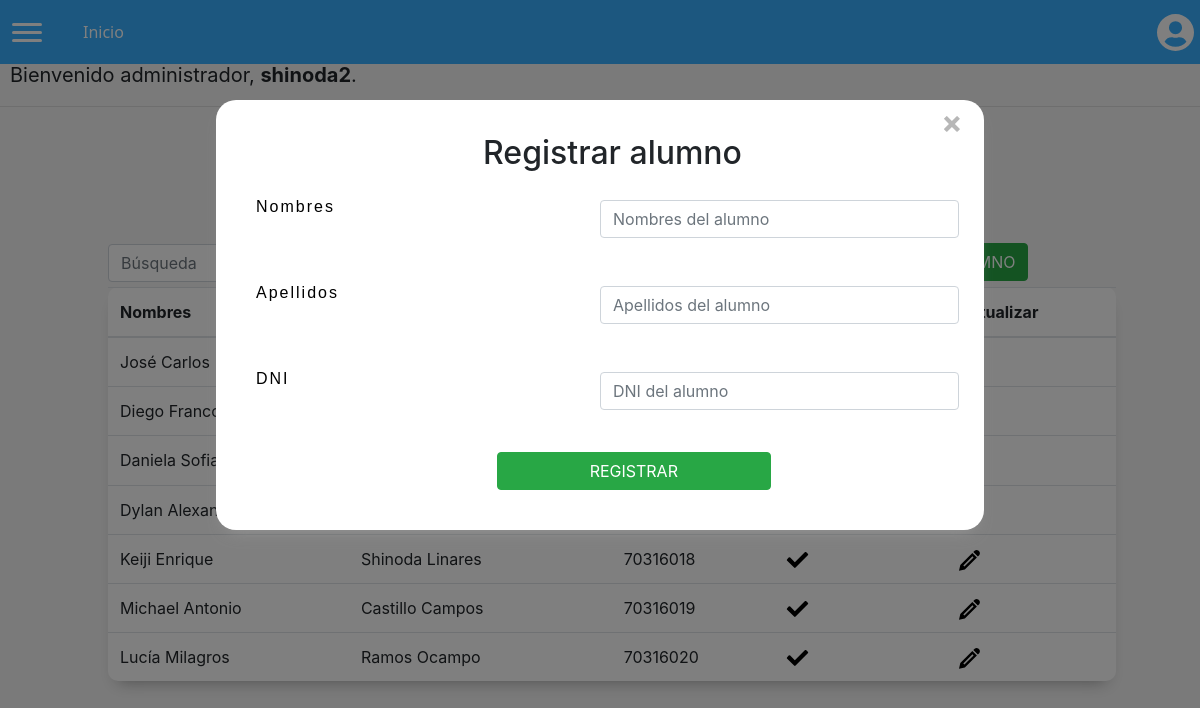
/crearalumno (signed in), run on the app's committed database.
### matricula/models.py (models this page shows)
class User(AbstractUser):
    pass

class Alumno(models.Model):
    nombre = models.CharField(max_length=255)
    apellido = models.CharField(max_length=255)
    dni = models.IntegerField(primary_key=True)
    activo = models.BooleanField(default=1)

### matricula/views.py (the view, shortened to what this page needs)
# urls.py: path('crearalumno', views.crearAlumno, name='crearalumno'),
@login_required(login_url='/login')
def crearAlumno(request):
    return render(request, "matricula/crearalumno.html", {'alumnos': Alumno.objects.all()})

### matricula/templates/matricula/crearalumno.html (shortened to what this page needs)
{% extends "matricula/layout.html" %}
{% block body %}
<div id="Form">
    <h2 id="formTitle">Registrar alumno</h2>
    <form action="{% url 'crearalumno' %}" method="post">
        <div id="registerForm">
            <div class="form-group row">
                <p class="col-sm-6">Nombres</p>
                <input id="txtNombre" autofocus class="form-control col-sm-6" type="text" name="nombre" placeholder="Nombres del alumno" maxlength="25" required>
            </div>
            <div class="form-group row">
                <p class="col-sm-6">Apellidos</p>
                <input id="txtApellido" autofocus class="form-control col-sm-6" type="text" name="apellido" placeholder="Apellidos del alumno" maxlength="25" required>
            </div>
            <div class="form-group row">
                <p class="col-sm-6">DNI</p>
                <input id="txtDNI" autofocus class="form-control col-sm-6" type="number" name="dni" placeholder="DNI del alumno" max="99999999" min="00000001" oninput="javascript: if (this.value.length > this.maxLength) this.value = this.value.slice(0, this.maxLength);"
                maxlength="8" required>
            </div>
        </div>
        <input id="btnShowConfirmation" class="btn btn-success" value="REGISTRAR" onclick="showConfirmation()" style="margin-left: 35%; margin-top: 14px;">
    </form>
</div>
<div style="margin-left: 34%; margin-bottom: 30px;">
    <h1 style="font-size: 40px;">Alumnos registrados</h1>
</div>
<button id="options" class="btn btn-success" onclick="changeWindow()">NUEVO ALUMNO</button>
<div>
    <table id="tabla" class="table">
    <thead>
            <tr>
                <th scope="col">
                    Nombres
                </th>
                <th scope="col">
                </th>
                <th scope="col">
                </th>
                <th scope="col">
                </th>
                <th scope="col">
                    Actualizar
                </th>
            </tr>
        </thead>
        <tbody>
            {% for alumno in alumnos %}
            <tr>
                <td scope="row">
                {{alumno.nombre}}
                </td>
                <td scope="row">
                    {{alumno.apellido}}
                </td>
                <td scope="row">
                    {{alumno.dni}}
                </td>
                <td scope="row">
                </td>
                <td scope="row">
                </td>
            </tr>
            {% endfor %}
        </tbody>
    </table>
</div>
{% endblock %}

### matricula/templates/matricula/layout.html (shortened to what this page needs)
{% load static %}
<!DOCTYPE html>
<html lang="en">
    <head>
        <link rel="stylesheet" href="https://stackpath.bootstrapcdn.com/bootstrap/4.4.1/css/bootstrap.min.css">
        <link href="{% static 'matricula/styles.css' %}" rel="stylesheet">
    </head>
    <body id="bootstrap-overrides">
        <nav>
            <div class="burger" onclick="navSlide()">
                <div class="line1"></div>
                <div class="line2"></div>
                <div class="line3"></div>
            </div>
            <div style="margin-left: 3%;">
                <a href="../" style="color: white; font-family: 'Segoe UI', Tahoma, Geneva, Verdana, sans-serif;">Inicio</a>
            </div>
            <div style="margin-left: 85%; cursor: pointer;" class="dropdown show">
                <a class="btn dropdown-toggle" role="button" id="dropdownMenuLink" data-toggle="dropdown" aria-haspopup="true" aria-expanded="false">
                </a>
                </div>
        </nav>
        <div id="greeting">
            {% if user.is_authenticated %}
                Bienvenido administrador,  <strong>{{ user.username }}</strong>.
            {% else %}
                Por favor,<a class="nav-link" href="{% url 'login'%}" style="display: inline;">Ingrese al sistema</a>
            {% endif %}
        </div>
        <div style="height: 40px;"></div>
        {% block body %}
        {% endblock %}
    </body>
</html>

### matricula/static/matricula/styles.css (style rules this page uses)
body { background-color: whitesmoke; }
p { color: black; text-align: justify; display: flex; width: 90%; letter-spacing: 2px; font-family: 'Cabin', sans-serif; padding: 15px; }
#bootstrap-overrides nav { display: flex; align-items: center; min-height: 8vh; font-family: 'Cabin', sans-serif; background-color: rgb(56, 175, 255); position: fixed; top: 0; width: 100%; }
#bootstrap-overrides .burger { margin-left: 7px; display: flex; z-index: 400; cursor: pointer; }
#bootstrap-overrides .burger div { width: 30px; height: 3px; background-color: rgb(255, 255, 255); margin: 5px; transition: all 0.3s ease; border-radius: 10px; }
body { overflow-x: hidden; }
#bootstrap-overrides .burger { display: block; }
#Form { margin-left: 18%; width: 64%; padding: 40px; padding-top: 10px; border-radius: 20px; background-color: white; -webkit-box-shadow: 0 8px 6px -6px #999; -moz-box-shadow: 0 8px 6px -6px #999; box-shadow: 0 10px 16px -10px #999; position: absolute; z-index: 3; top: 100px; }
#Form h2 { margin-left: 33%; }
div > input { margin-top: 20px; }
form > input { margin-left: 39%; }
.table { margin-left: 9%; width: 84%; padding: 40px; border-radius: 10px; background-color: white; -webkit-box-shadow: 0 8px 6px -6px #999; -moz-box-shadow: 0 8px 6px -6px #999; box-shadow: 0 10px 16px -10px #999; }
#options { margin: 0.2%; margin-bottom: 0.5%; display: inline; }
#exitForm { margin-left: 100%; cursor: pointer; }

### matricula/templates/matricula/layout.html (style rules this page uses)
#greeting { margin: 10px; font-size: 20px; margin-top: 5%; }

### matricula/templates/matricula/crearalumno.html (style rules this page uses)
html, body { margin: 0; height: 100%; overflow: hidden }

### data on the page
User: username "shinoda2"
Alumno: nombre "José Carlos"
Alumno: nombre "Diego Franco"
Alumno: nombre "Daniela Sofia"
Alumno: nombre "Dylan Alexander"
Alumno: nombre "Keiji Enrique", apellido "Shinoda Linares", dni "70316018", activo True (drawn)
Alumno: nombre "Michael Antonio", apellido "Castillo Campos", dni "70316019", activo True (drawn)
Alumno: nombre "Lucía Milagros", apellido "Ramos Ocampo", dni "70316020", activo True (drawn)
